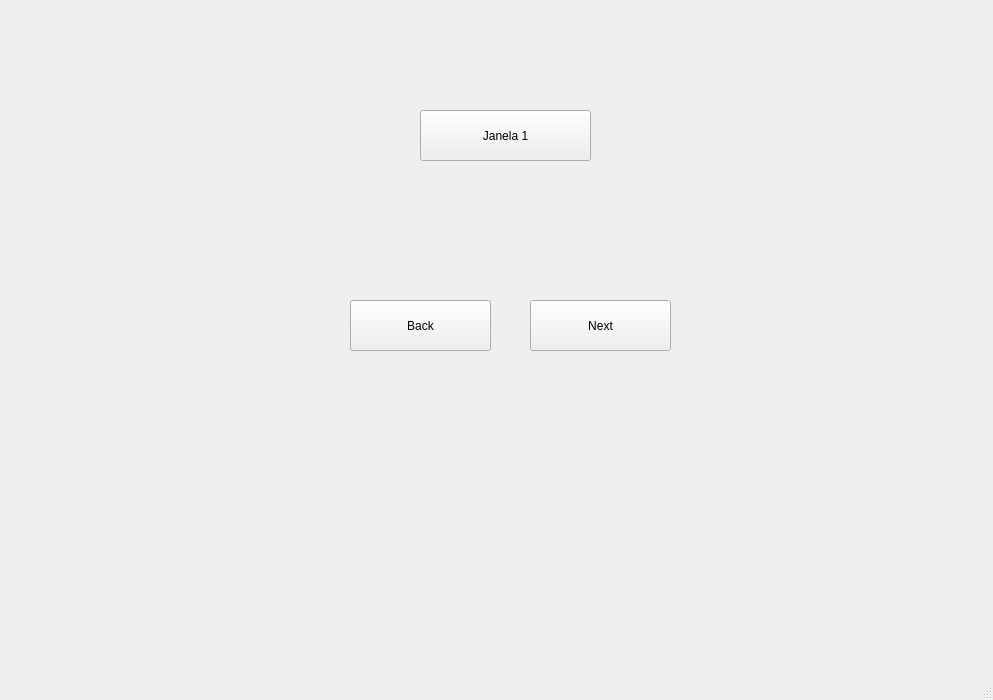
<?xml version="1.0" encoding="UTF-8"?>
<ui version="4.0">
 <class>MainWindow</class>
 <widget class="QMainWindow" name="MainWindow">
  <property name="geometry">
   <rect>
    <x>0</x>
    <y>0</y>
    <width>993</width>
    <height>700</height>
   </rect>
  </property>
  <property name="windowTitle">
   <string>MainWindow</string>
  </property>
  <widget class="QWidget" name="centralwidget">
   <widget class="QPushButton" name="pb_janela1">
    <property name="geometry">
     <rect>
      <x>420</x>
      <y>110</y>
      <width>171</width>
      <height>51</height>
     </rect>
    </property>
    <property name="text">
     <string>Janela 1</string>
    </property>
   </widget>
   <widget class="QPushButton" name="pushButton_2">
    <property name="geometry">
     <rect>
      <x>350</x>
      <y>300</y>
      <width>141</width>
      <height>51</height>
     </rect>
    </property>
    <property name="text">
     <string>Back</string>
    </property>
   </widget>
   <widget class="QPushButton" name="pushButton_3">
    <property name="geometry">
     <rect>
      <x>530</x>
      <y>300</y>
      <width>141</width>
      <height>51</height>
     </rect>
    </property>
    <property name="text">
     <string>Next</string>
    </property>
   </widget>
  </widget>
  <widget class="QMenuBar" name="menubar">
   <property name="geometry">
    <rect>
     <x>0</x>
     <y>0</y>
     <width>993</width>
     <height>21</height>
    </rect>
   </property>
  </widget>
  <widget class="QStatusBar" name="statusbar"/>
 </widget>
 <resources/>
 <connections/>
</ui>
